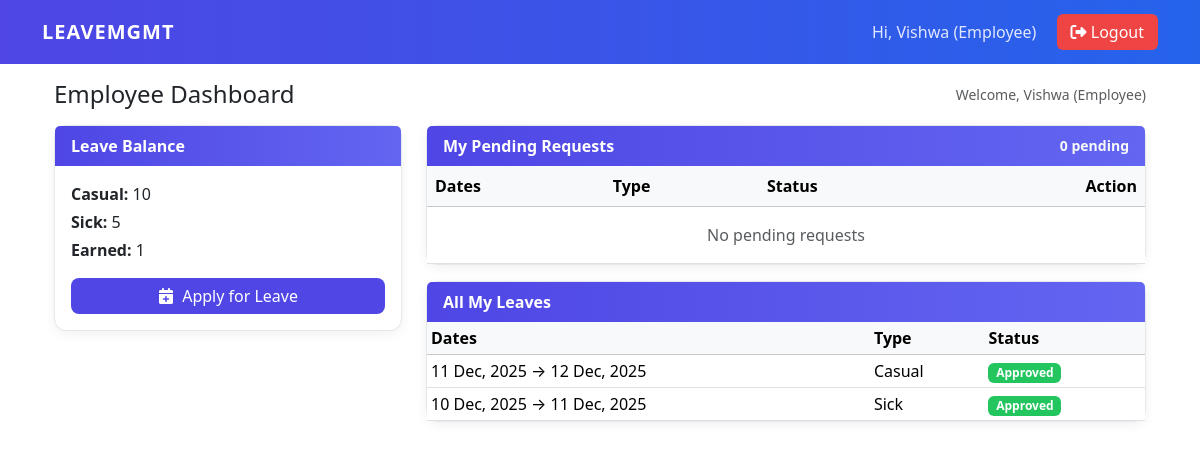
The page / (signed in) on the database as committed earlier.
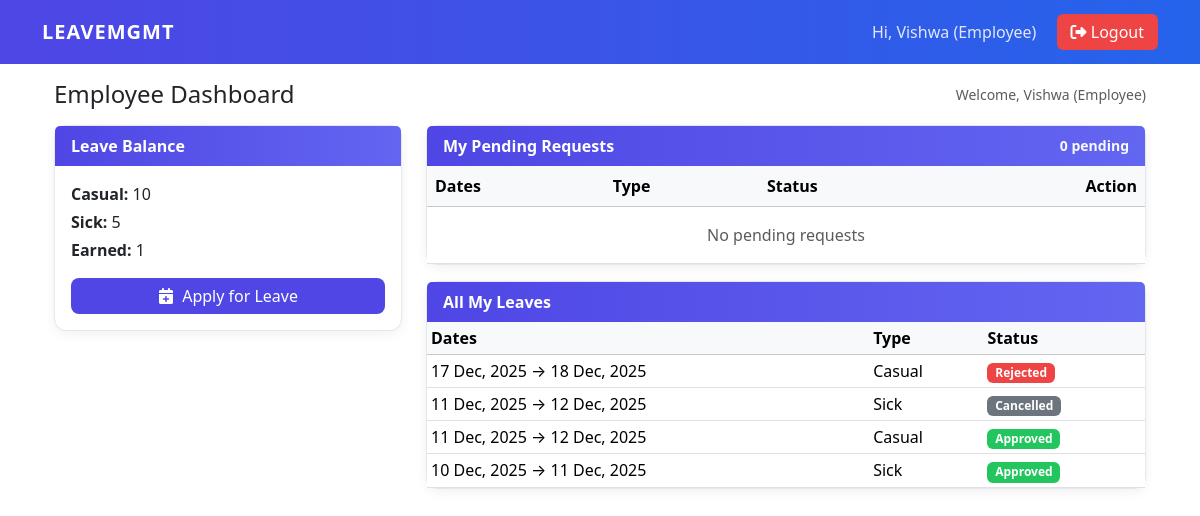
The same page on the database as committed later.
### Leave_Management/models.py (models this page shows, shortened)
class LeaveApplication(models.Model):
    LEAVE_TYPE = (
        ('CAS', 'Casual'),
        ('SIC', 'Sick'),
        ('EAR', 'Earned'),
    )
    STATUS = (
        ('PEN', 'Pending'),
        ('APP', 'Approved'),
        ('REJ', 'Rejected'),
        ('CAN', 'Cancelled'),
    )
    user = models.ForeignKey(User, on_delete=models.CASCADE)
    leave_type = models.CharField(max_length=3, choices=LEAVE_TYPE)
    start_date = models.DateField()
    end_date = models.DateField()
    reason = models.TextField(blank=True)
    status = models.CharField(max_length=3, choices=STATUS, default='PEN')
    manager_comments = models.TextField(blank=True)
    applied_at = models.DateTimeField(auto_now_add=True)
    updated_at = models.DateTimeField(auto_now=True)

### Leave_Management/views.py (the view, shortened to what this page needs)
# urls.py: path('', views.dashboard, name='dashboard'),
@login_required
def dashboard(request):
    profile = getattr(request.user, 'profile', None)
    balance, _ = LeaveBalance.objects.get_or_create(user=request.user)
    my_leaves = LeaveApplication.objects.filter(user=request.user).order_by('-applied_at')
    pending = my_leaves.filter(status='PEN')
    context = {
        'is_manager': False,
        'balance': balance,
        'my_leaves': my_leaves,
        'pending': pending,
    }
    return render(request, 'leaves/employee_dashboard.html', context)

### Leave_Management/templates/leaves/employee_dashboard.html (shortened to what the changed rows need)
{% extends "base.html" %}
{% block content %}
<div class="container">
  <div class="row g-4">
    <div class="col-lg-8">
      <div class="card mb-3">
        <div class="card-body p-0">
          <div class="table-responsive">
            <table class="table table-hover mb-0">
              <thead class="table-light">
                <tr>
                  <th>Dates</th>
                  <th>Type</th>
                  <th>Status</th>
                  <th class="text-end">Action</th>
                </tr>
              </thead>
            </table>
          </div>
        </div>
      </div>
      <div class="card">
        <div class="card-body p-0">
          <div class="table-responsive">
            <table class="table table-sm mb-0">
              <thead class="table-light">
                <tr>
                  <th>Dates</th>
                  <th>Type</th>
                  <th>Status</th>
                </tr>
              </thead>
              <tbody>
                {% for l in my_leaves %}
                <tr>
                  <td>{{ l.start_date|date:"d M, Y" }} → {{ l.end_date|date:"d M, Y" }}</td>
                  <td>{{ l.get_leave_type_display }}</td>
                  <td>
                    {% if l.status == 'APP' %}
                      <span class="badge bg-success">Approved</span>
                    {% elif l.status == 'REJ' %}
                      <span class="badge bg-danger">Rejected</span>
                    {% elif l.status == 'CAN' %}
                      <span class="badge bg-secondary">Cancelled</span>
                    {% else %}
                      <span class="badge bg-warning text-dark">Pending</span>
                    {% endif %}
                  </td>
                </tr>
                {% empty %}
                <tr>
                  <td colspan="3" class="text-center py-3 text-muted">No leaves yet</td>
                </tr>
                {% endfor %}
              </tbody>
            </table>
          </div>
        </div>
      </div>
    </div>
  </div>
</div>
{% endblock %}

Rows that differ between the two databases and show on the page:
added LeaveApplication: start_date "17 Dec, 2025", end_date "18 Dec, 2025", leave_type "Casual", status "Rejected"
added LeaveApplication: start_date "11 Dec, 2025", end_date "12 Dec, 2025", leave_type "Sick", status "Cancelled"
